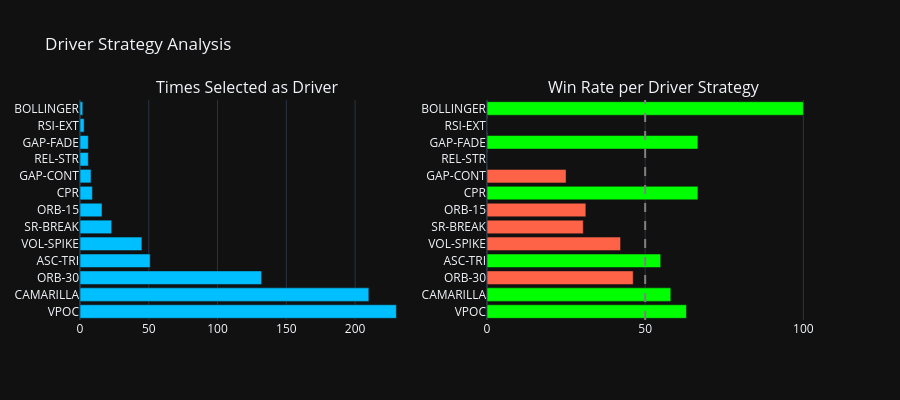

The code cell stored with this chart in its notebook:
### Markdown cell above
## 5. Driver Strategy Performance

### Code cell
strat_stats = df.groupby('driver_strategy').agg(
    count=('result','count'),
    exact_wins=('result', lambda x: (x=='EXACT_WIN').sum()),
    wins=('result', lambda x: (x=='WIN').sum()),
    losses=('result', lambda x: (x=='LOSS').sum()),
    total_pnl=('pnl_rs','sum'),
    avg_pnl=('pnl_rs','mean'),
    avg_rr=('rr','mean'),
).reset_index()
strat_stats['effective_wr']   = (strat_stats['exact_wins'] + strat_stats['wins']) / strat_stats['count'] * 100
strat_stats['exact_win_rate'] = strat_stats['exact_wins'] / strat_stats['count'] * 100
strat_stats = strat_stats.sort_values('count', ascending=False)

fig = make_subplots(rows=1, cols=2,
    subplot_titles=['Times Selected as Driver', 'Win Rate per Driver Strategy'])
fig.add_trace(go.Bar(y=strat_stats['driver_strategy'], x=strat_stats['count'],
    orientation='h', marker_color='deepskyblue'), row=1, col=1)
fig.add_trace(go.Bar(y=strat_stats['driver_strategy'], x=strat_stats['effective_wr'],
    orientation='h',
    marker_color=['lime' if v>=50 else 'tomato' for v in strat_stats['effective_wr']]), row=1, col=2)
fig.add_vline(x=50, row=1, col=2, line_dash='dash', line_color='gray')
fig.update_layout(template='plotly_dark', height=max(400, len(strat_stats)*30),
    title='Driver Strategy Analysis', showlegend=False)
fig.show()
print(strat_stats.sort_values('exact_win_rate', ascending=False)[
    ['driver_strategy','count','exact_wins','exact_win_rate','effective_wr','total_pnl','avg_rr']
].to_string(index=False, float_format='{:.1f}'.format))

### Figure 1 — Plotly figure (JSON) as saved in the notebook; plotly's stock layout.template omitted (floating-point values rounded to 4 significant figures)
{"data": [{"marker": {"color": "deepskyblue"}, "orientation": "h", "type": "bar", "x": [230, 210, 132, 51, 45, 23, 16, 9, 8, 6, 6, 3, 2], "xaxis": "x", "y": ["VPOC", "CAMARILLA", "ORB-30", "ASC-TRI", "VOL-SPIKE", "SR-BREAK", "ORB-15", "CPR", "GAP-CONT", "REL-STR", "GAP-FADE", "RSI-EXT", "BOLLINGER"], "yaxis": "y"}, {"marker": {"color": ["lime", "lime", "tomato", "lime", "tomato", "tomato", "tomato", "lime", "tomato", "tomato", "lime", "tomato", "lime"]}, "orientation": "h", "type": "bar", "x": [63.04, 58.1, 46.21, 54.9, 42.22, 30.43, 31.25, 66.67, 25.0, 0.0, 66.67, 0.0, 100.0], "xaxis": "x2", "y": ["VPOC", "CAMARILLA", "ORB-30", "ASC-TRI", "VOL-SPIKE", "SR-BREAK", "ORB-15", "CPR", "GAP-CONT", "REL-STR", "GAP-FADE", "RSI-EXT", "BOLLINGER"], "yaxis": "y2"}], "layout": {"annotations": [{"font": {"size": 16}, "showarrow": false, "text": "Times Selected as Driver", "x": 0.225, "xanchor": "center", "xref": "paper", "y": 1, "yanchor": "bottom", "yref": "paper"}, {"font": {"size": 16}, "showarrow": false, "text": "Win Rate per Driver Strategy", "x": 0.775, "xanchor": "center", "xref": "paper", "y": 1, "yanchor": "bottom", "yref": "paper"}], "height": 400, "shapes": [{"line": {"color": "gray", "dash": "dash"}, "type": "line", "x0": 50, "x1": 50, "xref": "x2", "y0": 0, "y1": 1, "yref": "y2 domain"}], "showlegend": false, "title": {"text": "Driver Strategy Analysis"}, "xaxis": {"anchor": "y", "domain": [0, 0.45]}, "xaxis2": {"anchor": "y2", "domain": [0.55, 1]}, "yaxis": {"anchor": "x", "domain": [0, 1]}, "yaxis2": {"anchor": "x2", "domain": [0, 1]}}}
